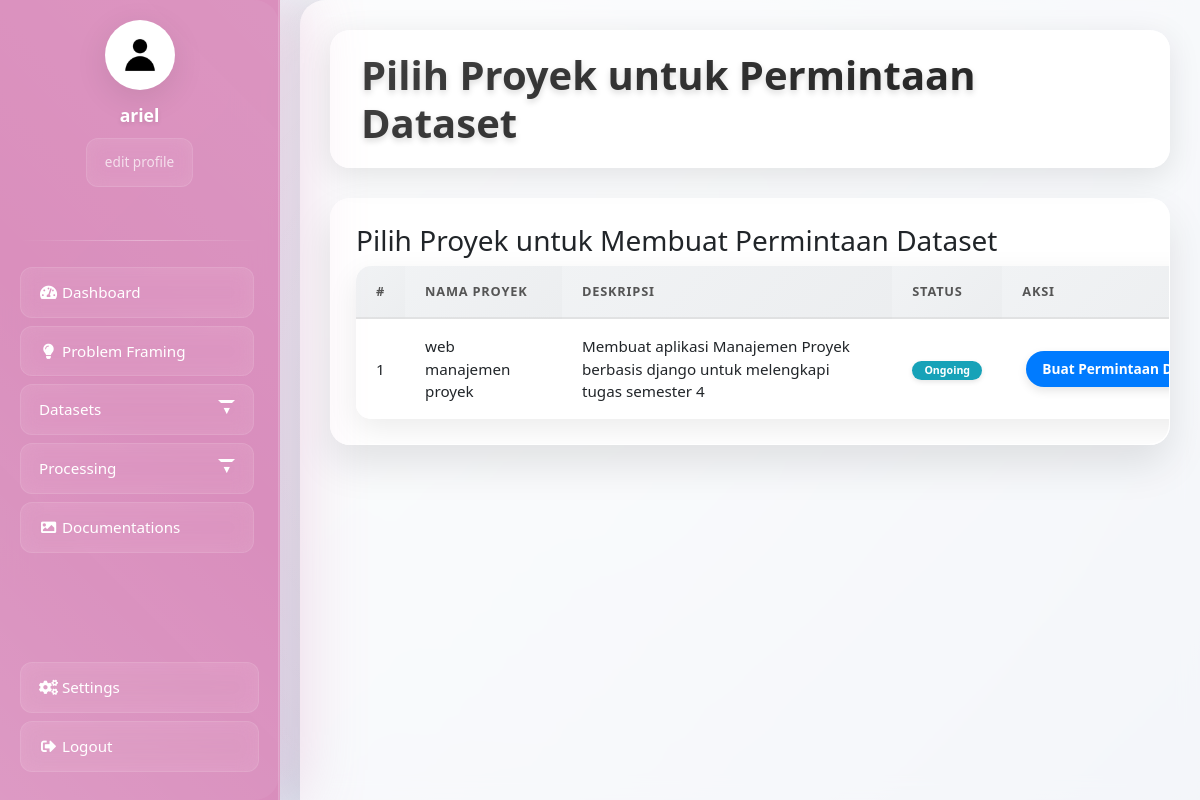
Page /dataset-request/select-project/ (signed in) on the earlier database version.
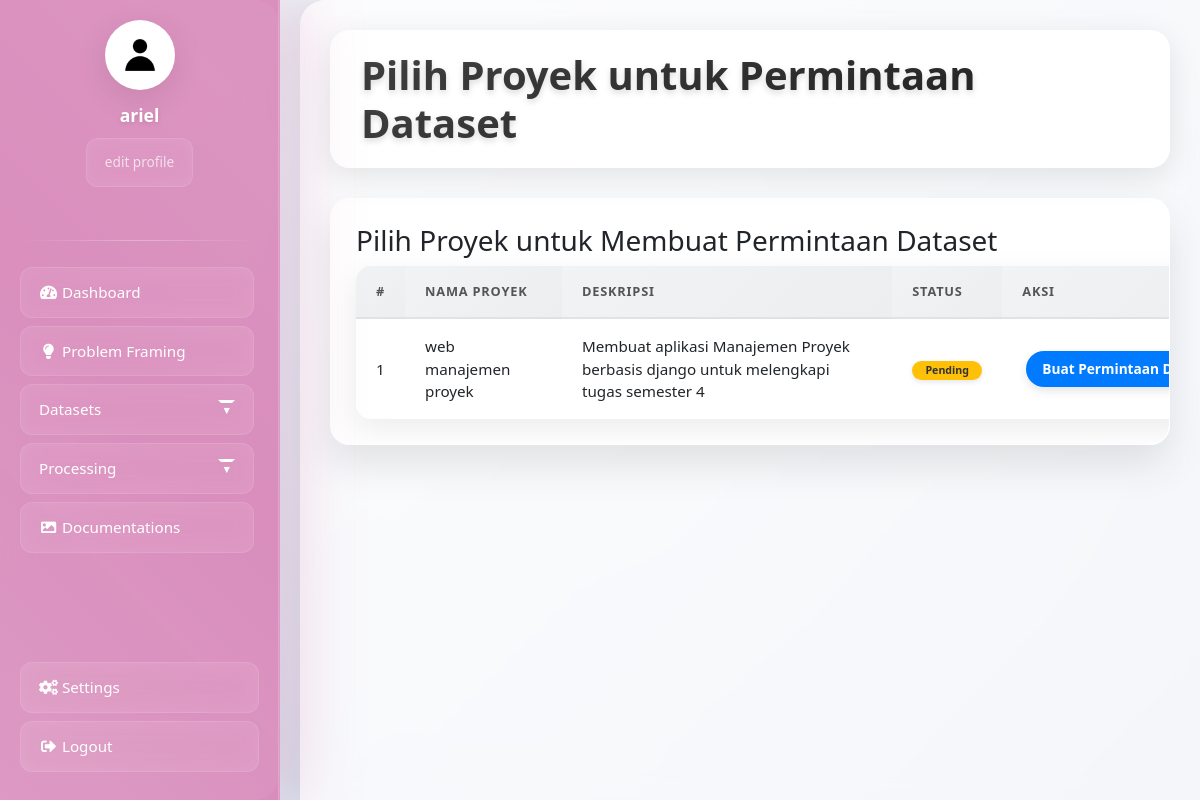
Same page on the later database version.
### projek/models.py (models this page shows, shortened)
class Project(models.Model):
    external_id = models.CharField(max_length=255, unique=True, null=True, blank=True)
    STATUS_CHOICES = [
        ('Ongoing', 'Ongoing'),
        ('Stop', 'Stop'),
        ('Done', 'Done'),
    ]
    name = models.CharField(max_length=200, verbose_name="Nama Proyek")
    description = models.TextField(verbose_name="Deskripsi Proyek")
    location = models.CharField(max_length=255, verbose_name="Lokasi")
    start_date = models.DateField(verbose_name="Tanggal Mulai")
    end_date = models.DateField(verbose_name="Tanggal Selesai")
    supervisor = models.CharField(max_length=255, verbose_name="Supervisor Proyek", blank=True, null=True)
    status = models.CharField(max_length=50, choices=STATUS_CHOICES, default='Pending', verbose_name="Status")
    created_at = models.DateTimeField(auto_now_add=True)
    updated_at = models.DateTimeField(auto_now=True)
    class Meta:
        ordering = ['-start_date'] # Urutkan proyek dari yang terbaru
        verbose_name = "Proyek"
        verbose_name_plural = "Proyek"

### projek/views.py (the view)
# urls.py: path('dataset-request/select-project/', views.select_project_for_dataset_request_view, name='select_project_for_dataset_request'),
@login_required
def select_project_for_dataset_request_view(request):
    projects = Project.objects.all().order_by('name') # Anda bisa filter proyek jika perlu
    context = {
        'projects': projects,
        'page_title': 'Pilih Proyek untuk Permintaan Dataset'
    }
    return render(request, 'request_dataset/select_project_for_dataset_request.html', context)

### projek/templates/request_dataset/select_project_for_dataset_request.html (shortened to what this page needs)
{% extends 'base.html' %}
{% load static %}
{% block content %}
<link rel="stylesheet" href="{% static 'css/dashboard.css'%}">
<div class="dashboard-content-wrapper">
    <div class="dashboard-header">
        <h2 class="dashboard-title">{{ page_title }}</h2>
    </div>
    <div class="dashboard-panel">
        <h3>Pilih Proyek untuk Membuat Permintaan Dataset</h3>
        <table class="intelligence-entry">
            <thead>
                <tr>
                    <th>#</th>
                    <th>Nama Proyek</th>
                    <th>Deskripsi</th>
                    <th>Status</th>
                    <th>Aksi</th>
                </tr>
            </thead>
            <tbody>
                {% for project in projects %}
                <tr>
                    <td>{{ forloop.counter }}</td>
                    <td>{{ project.name }}</td>
                    <td>{{ project.description|truncatechars:100 }}</td>
                    <td>
                        <span class="status-badge status-{{ project.status|lower }}">
                            {{ project.status }}
                        </span>
                    </td>
                    <td class="actions">
                        <a href="{% url 'projek:create_dataset_request' project.id %}" class="btn btn-sm btn-primary">Buat Permintaan Dataset</a>
                    </td>
                </tr>
                {% empty %}
                <tr>
                    <td colspan="5">Tidak ada proyek yang tersedia untuk permintaan dataset saat ini.</td>
                </tr>
                {% endfor %}
            </tbody>
        </table>
    </div>
</div>
{% endblock %}

Differences in the rows shown:
changed Project "web manajemen proyek": status "Ongoing" → "Pending"
